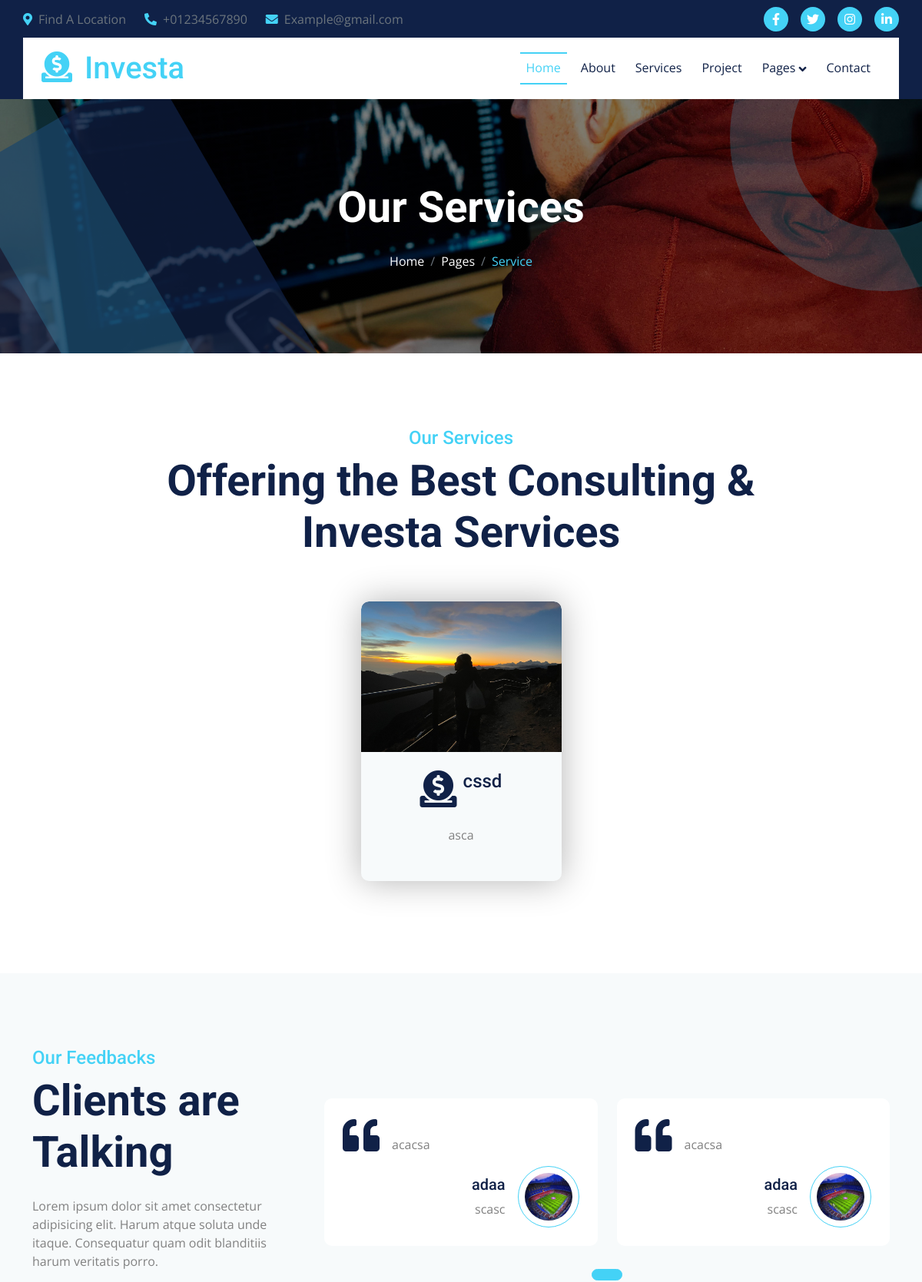
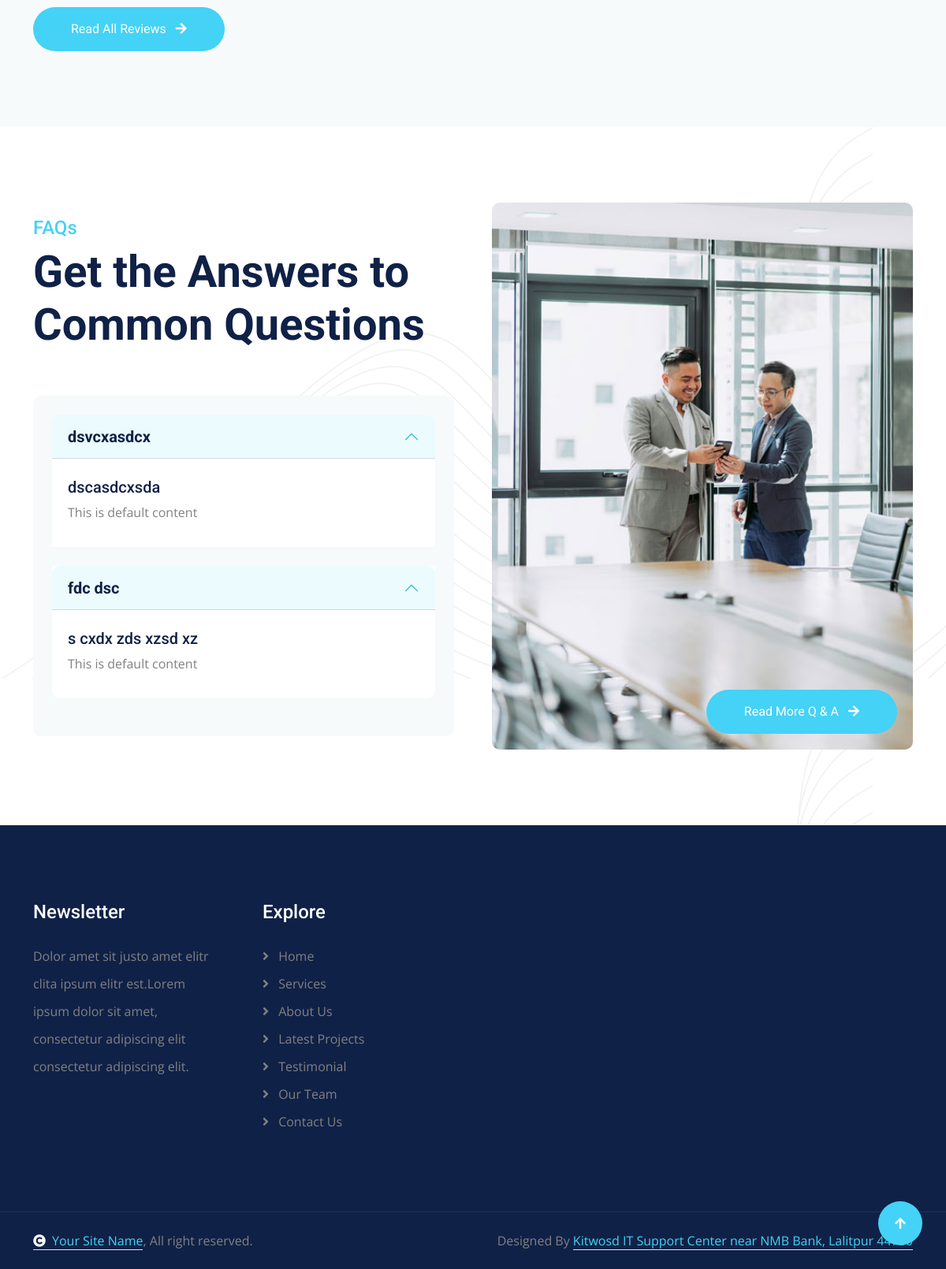
Page /services/ on the committed database (2 pictures, top to bottom).
### apps/models.py (models this page shows, shortened)
class Services(models.Model):
    title=models.CharField(max_length=100)
    content = models.TextField(default="This is default content")
    image=models.ImageField(upload_to='services_images/')
    class Meta:
        ordering = ['-id']

class Testimonial(models.Model):
    name = models.CharField(max_length=200)
    position = models.TextField()
    description = models.TextField()
    image = models.ImageField(upload_to='Testimonial/')

class Faq(models.Model):
    title=models.CharField(max_length=100)
    description = models.TextField()
    content = models.TextField(default="This is default content")

### apps/views.py (the view)
# urls.py: path('services/',services,name='services'),
def services(request):
    services = Services.objects.all()
    testimonials = Testimonial.objects.all()
    faqs = Faq.objects.all()
    context = {
        'services': services,
        'testimonials' : testimonials,
        'faqs': faqs,
    }
    return render(request, 'service.html', context)

### apps/templates/service.html (shortened to what this page needs)
{% extends 'base.html' %}
{% load static %}
{% block content %}
        <div class="container-fluid bg-breadcrumb">
            <div class="bg-breadcrumb-single"></div>
            <div class="container text-center py-5" style="max-width: 900px;">
                <h4 class="text-white display-4 mb-4 wow fadeInDown" data-wow-delay="0.1s">Our Services</h4>
                <ol class="breadcrumb justify-content-center mb-0 wow fadeInDown" data-wow-delay="0.3s">
                    <li class="breadcrumb-item"><a href="index.html">Home</a></li>
                    <li class="breadcrumb-item"><a href="#">Pages</a></li>
                    <li class="breadcrumb-item active text-primary">Service</li>
                </ol>
            </div>
        </div>
<div class="container-fluid service py-5">
    <div class="container py-5">
        <div class="text-center mx-auto pb-5 wow fadeInUp" data-wow-delay="0.1s" style="max-width: 800px;">
            <h4 class="text-primary">Our Services</h4>
            <h1 class="display-4">Offering the Best Consulting & Investa Services</h1>
        </div>
        <div class="row g-4 justify-content-center text-center">
            {% for service in services %}
            <div class="col-md-6 col-lg-4 col-xl-3 wow fadeInUp" data-wow-delay="0.1s">
                <div class="service-item bg-light rounded">
                    <div class="service-img">
                        <img src="{{ service.image.url }}" class="img-fluid w-100 rounded-top" alt="{{ service.title }}">
                    </div>
                    <div class="service-content text-center p-4">
                        <div class="service-content-inner">
                            <a href="#" class="h4 mb-4 d-inline-flex text-start">
                                <i class="fas fa-donate fa-2x me-2"></i> {{ service.title }}
                            </a>
                            <p class="mb-4">{{ service.content }}</p>
                        </div>
                    </div>
                </div>
            </div>
            {% endfor %}
        </div>
    </div>
</div>
        <div class="container-fluid testimonial bg-light py-5">
            <div class="container py-5">
                <div class="row g-4 align-items-center">
                    <div class="col-xl-4 wow fadeInLeft" data-wow-delay="0.1s">
                        <div class="h-100 rounded">
                            <h4 class="text-primary">Our Feedbacks </h4>
                            <h1 class="display-4 mb-4">Clients are Talking</h1>
                            <p class="mb-4">Lorem ipsum dolor sit amet consectetur adipisicing elit. Harum atque soluta unde itaque. Consequatur quam odit blanditiis harum veritatis porro.</p>
                            <a class="btn btn-primary rounded-pill text-white py-3 px-5" href="{% url 'testimonials'%}">Read All Reviews <i class="fas fa-arrow-right ms-2"></i></a>
                        </div>
                    </div>
                    <div class="col-xl-8">
                        <div class="testimonial-carousel owl-carousel wow fadeInUp" data-wow-delay="0.1s">
                        {% for testimonial in testimonials%}
                            <div class="testimonial-item bg-white rounded p-4 wow fadeInUp" data-wow-delay="0.3s">
                                <div class="d-flex">
                                    <div><i class="fas fa-quote-left fa-3x text-dark me-3"></i></div>
                                    <p class="mt-4">{{testimonial.description}}
                                    </p>
                                </div>
                                <div class="d-flex justify-content-end">
                                    <div class="my-auto text-end">
                                        <h5>{{testimonial.name}}</h5>
                                        <p class="mb-0">{{testimonial.position}}</p>
                                    </div>
                                    <div class="bg-white rounded-circle ms-3">
                                        <img src="{{ testimonial.image.url }}" class="rounded-circle p-2" style="width: 80px; height: 80px; border: 1px solid; border-color: var(--bs-primary);" alt="">
                                    </div>
                                </div>
                            </div>
                            {% endfor %}
                        </div>
                    </div>
                </div>
            </div>
        </div>
        <div class="container-fluid faq py-5">
            <div class="container py-5">
                <div class="row g-5 align-items-center">
                    <div class="col-lg-6 wow fadeInLeft" data-wow-delay="0.1s">
                        <div class="pb-5">
                            <h4 class="text-primary">FAQs</h4>
                            <h1 class="display-4">Get the Answers to Common Questions</h1>
                        </div>
                       <div class="accordion bg-light rounded p-4" id="accordionExample">
                        {% for faq in faqs%}
                            <div class="accordion-item border-0 mb-4">
                                <h2 class="accordion-header" id="headingOne">
                                    <button class="accordion-button text-dark fs-5 fw-bold rounded-top" type="button" data-bs-toggle="collapse" data-bs-target="#collapseOne" aria-expanded="true" aria-controls="collapseTOne">
                                        {{faq.title}}
                                    </button>
                                </h2>
                                <div id="collapseOne" class="accordion-collapse collapse show" aria-labelledby="headingOne" data-bs-parent="#accordionExample">
                                    <div class="accordion-body my-2">
                                        <h5>{{faq.description}}</h5>
                                        <p>{{faq.content}}</p>
                                    </div>
                                </div>
                            </div>
                            {% endfor %}
                       </div>
                    </div>
                    <div class="col-lg-6 wow fadeInRight" data-wow-delay="0.3s">
                        <div class="faq-img RotateMoveRight rounded">
                            <img src="{% static 'img/faq-img.jpg'%}" class="img-fluid rounded w-100" alt="Image">
                            <a class="faq-btn btn btn-primary rounded-pill text-white py-3 px-5" href="{% url 'faq'%}">Read More Q & A <i class="fas fa-arrow-right ms-2"></i></a>
                        </div>
                    </div>
                </div>
            </div>
        </div>
   {% endblock %}

### apps/static/css/style.css (style rules this page uses)
.btn { font-weight: 600; transition: .5s; }
.btn.btn-primary { background: var(--bs-primary) !important; color: var(--bs-white) !important; font-family: 'Roboto', sans-serif; border: none; font-weight: 400; transition: 0.5s; }
.bg-breadcrumb { position: relative; overflow: hidden; background: linear-gradient(rgba(0, 0, 0, 0.5), rgba(0, 0, 0, 0.5)), url(../img/carousel-1.jpg); background-position: center center; background-repeat: no-repeat; background-size: cover; padding: 60px 0 60px 0; }
.bg-breadcrumb .breadcrumb-item a { color: var(--bs-white) !important; }
.bg-breadcrumb .bg-breadcrumb-single { position: absolute; width: 500px; height: 1200px; top: 0px; left: 0; margin-left: 30px; transform: rotate(-30deg); background: var(--bs-dark); animation: RotateMoveLeft 5s linear infinite; opacity: 0.7; z-index: 2 !important; }
.bg-breadcrumb::before { content: ""; position: absolute; width: 400px; height: 400px; top: -150px; right: -150px; border-radius: 200px; border: 80px solid rgba(68, 210, 246, 0.2); animation: RotateMoveCircle 10s linear infinite; background: transparent; z-index: 2 !important; }
.bg-breadcrumb::after { content: ""; position: absolute; width: 150px; height: 1200px; top: -150px; left: 0; margin-left: 160px; transform: rotate(-30deg); background: rgba(68, 210, 246, 0.2); animation: RotateMoveRight 5s linear infinite; z-index: 2 !important; }
.service .service-item { box-shadow: 0 0 45px rgba(0, 0, 0, 0.3); }
.service .service-item .service-img { position: relative; overflow: hidden; border-top-left-radius: 10px; border-top-right-radius: 10px; }
.service .service-item .service-img img { transition: 0.5s; }
.service .service-item .service-img::after { content: ""; width: 0; height: 0; position: absolute; top: 0; right: 0; border-top-left-radius: 10px; border-top-right-radius: 10px; background: rgba(68, 210, 246, 0.4); transition: 0.5s; }
.service .service-item .service-content { position: relative; }
.service .service-item .service-content::after { content: ""; width: 0; height: 0; position: absolute; bottom: 0; left: 0; border-bottom-left-radius: 10px; border-bottom-right-radius: 10px; background: var(--bs-dark); transition: 0.5s; z-index: 1; }
.service .service-item .service-content .service-content-inner { transition: 0.5s; }
.testimonial .testimonial-carousel { position: relative; }
.faq { position: relative; overflow: hidden; }
.faq::after { content: ""; width: 100%; height: 100%; position: absolute; top: 0; right: 0; background-image: url(../img/bg.png); object-fit: cover; z-index: -1; }
.faq .faq-img { position: relative; }
.faq .faq-img .faq-btn { position: absolute; bottom: 20px; right: 20px; }

### rows in the picture
Services: image (picture), title "cssd", content "asca"
Testimonial: description "acacsa", name "adaa", position "scasc", image (picture)
Faq: title "dsvcxasdcx", description "dscasdcxsda", content "This is default content"
Faq: title "fdc dsc", description "s cxdx zds xzsd xz", content "This is default content"
